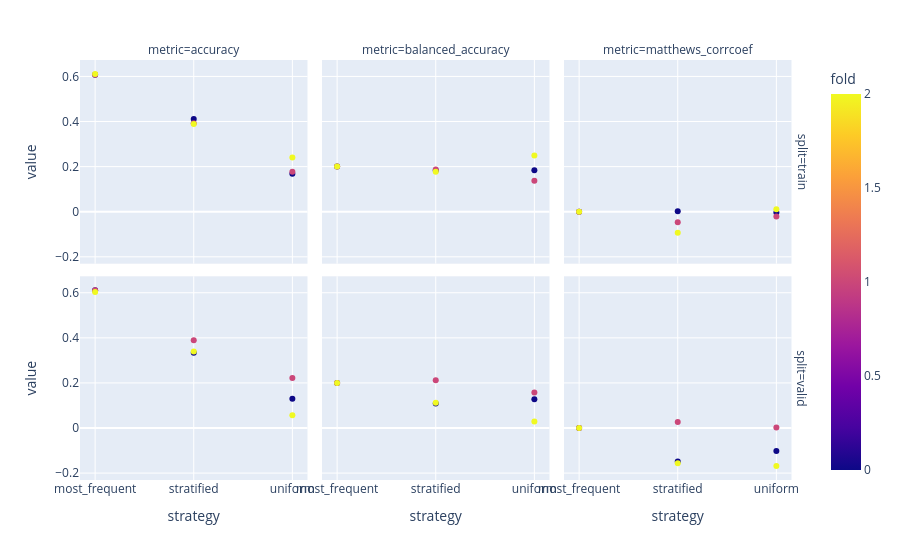

Write notebook code for a chart like this one.
### Markdown cell above
Graphically display scores.

### Code cell
import plotly.express as px
strategy_scores = strategy_results[strategy_results["metric"] != "confusion_matrix"]
px.scatter(strategy_scores, facet_col="metric", facet_row="split", x="strategy", y="value", color="fold")

### Figure 1 — Plotly figure (JSON) as saved in the notebook; plotly's stock layout.template omitted (floating-point values rounded to 4 significant figures)
{"data": [{"hovertemplate": "split=train<br>metric=accuracy<br>strategy=%{x}<br>value=%{y}<br>fold=%{marker.color}<extra></extra>", "legendgroup": "", "marker": {"color": [0, 1, 2, 0, 1, 2, 0, 1, 2], "coloraxis": "coloraxis", "symbol": "circle"}, "mode": "markers", "name": "", "orientation": "v", "showlegend": false, "type": "scatter", "x": ["most_frequent", "most_frequent", "most_frequent", "stratified", "stratified", "stratified", "uniform", "uniform", "uniform"], "xaxis": "x4", "y": [0.6075, 0.6075, 0.6111, 0.4112, 0.3925, 0.3889, 0.1682, 0.1776, 0.2407], "yaxis": "y4"}, {"hovertemplate": "split=train<br>metric=balanced_accuracy<br>strategy=%{x}<br>value=%{y}<br>fold=%{marker.color}<extra></extra>", "legendgroup": "", "marker": {"color": [0, 1, 2, 0, 1, 2, 0, 1, 2], "coloraxis": "coloraxis", "symbol": "circle"}, "mode": "markers", "name": "", "orientation": "v", "showlegend": false, "type": "scatter", "x": ["most_frequent", "most_frequent", "most_frequent", "stratified", "stratified", "stratified", "uniform", "uniform", "uniform"], "xaxis": "x5", "y": [0.2, 0.2, 0.2, 0.1825, 0.1876, 0.1771, 0.1837, 0.1375, 0.2489], "yaxis": "y5"}, {"hovertemplate": "split=train<br>metric=matthews_corrcoef<br>strategy=%{x}<br>value=%{y}<br>fold=%{marker.color}<extra></extra>", "legendgroup": "", "marker": {"color": [0, 1, 2, 0, 1, 2, 0, 1, 2], "coloraxis": "coloraxis", "symbol": "circle"}, "mode": "markers", "name": "", "orientation": "v", "showlegend": false, "type": "scatter", "x": ["most_frequent", "most_frequent", "most_frequent", "stratified", "stratified", "stratified", "uniform", "uniform", "uniform"], "xaxis": "x6", "y": [0, 0, 0, 0.00149, -0.04623, -0.09336, -0.003883, -0.02141, 0.01136], "yaxis": "y6"}, {"hovertemplate": "split=valid<br>metric=accuracy<br>strategy=%{x}<br>value=%{y}<br>fold=%{marker.color}<extra></extra>", "legendgroup": "", "marker": {"color": [0, 1, 2, 0, 1, 2, 0, 1, 2], "coloraxis": "coloraxis", "symbol": "circle"}, "mode": "markers", "name": "", "orientation": "v", "showlegend": false, "type": "scatter", "x": ["most_frequent", "most_frequent", "most_frequent", "stratified", "stratified", "stratified", "uniform", "uniform", "uniform"], "xaxis": "x", "y": [0.6111, 0.6111, 0.6038, 0.3333, 0.3889, 0.3396, 0.1296, 0.2222, 0.0566], "yaxis": "y"}, {"hovertemplate": "split=valid<br>metric=balanced_accuracy<br>strategy=%{x}<br>value=%{y}<br>fold=%{marker.color}<extra></extra>", "legendgroup": "", "marker": {"color": [0, 1, 2, 0, 1, 2, 0, 1, 2], "coloraxis": "coloraxis", "symbol": "circle"}, "mode": "markers", "name": "", "orientation": "v", "showlegend": false, "type": "scatter", "x": ["most_frequent", "most_frequent", "most_frequent", "stratified", "stratified", "stratified", "uniform", "uniform", "uniform"], "xaxis": "x2", "y": [0.2, 0.2, 0.2, 0.1091, 0.2121, 0.1125, 0.1273, 0.1576, 0.02917], "yaxis": "y2"}, {"hovertemplate": "split=valid<br>metric=matthews_corrcoef<br>strategy=%{x}<br>value=%{y}<br>fold=%{marker.color}<extra></extra>", "legendgroup": "", "marker": {"color": [0, 1, 2, 0, 1, 2, 0, 1, 2], "coloraxis": "coloraxis", "symbol": "circle"}, "mode": "markers", "name": "", "orientation": "v", "showlegend": false, "type": "scatter", "x": ["most_frequent", "most_frequent", "most_frequent", "stratified", "stratified", "stratified", "uniform", "uniform", "uniform"], "xaxis": "x3", "y": [0, 0, 0, -0.1482, 0.02608, -0.1559, -0.1021, 0.00254, -0.1688], "yaxis": "y3"}], "layout": {"annotations": [{"font": {}, "showarrow": false, "text": "metric=accuracy", "x": 0.1567, "xanchor": "center", "xref": "paper", "y": 1, "yanchor": "bottom", "yref": "paper"}, {"font": {}, "showarrow": false, "text": "metric=balanced_accuracy", "x": 0.49, "xanchor": "center", "xref": "paper", "y": 1, "yanchor": "bottom", "yref": "paper"}, {"font": {}, "showarrow": false, "text": "metric=matthews_corrcoef", "x": 0.8233, "xanchor": "center", "xref": "paper", "y": 1, "yanchor": "bottom", "yref": "paper"}, {"font": {}, "showarrow": false, "text": "split=valid", "textangle": 90, "x": 0.98, "xanchor": "left", "xref": "paper", "y": 0.2425, "yanchor": "middle", "yref": "paper"}, {"font": {}, "showarrow": false, "text": "split=train", "textangle": 90, "x": 0.98, "xanchor": "left", "xref": "paper", "y": 0.7575, "yanchor": "middle", "yref": "paper"}], "coloraxis": {"colorbar": {"title": {"text": "fold"}}, "colorscale": [[0, "#0d0887"], [0.1111, "#46039f"], [0.2222, "#7201a8"], [0.3333, "#9c179e"], [0.4444, "#bd3786"], [0.5556, "#d8576b"], [0.6667, "#ed7953"], [0.7778, "#fb9f3a"], [0.8889, "#fdca26"], [1, "#f0f921"]]}, "legend": {"tracegroupgap": 0}, "margin": {"t": 60}, "xaxis": {"anchor": "y", "domain": [0, 0.3133], "title": {"text": "strategy"}}, "xaxis2": {"anchor": "y2", "domain": [0.3333, 0.6467], "matches": "x", "title": {"text": "strategy"}}, "xaxis3": {"anchor": "y3", "domain": [0.6667, 0.98], "matches": "x", "title": {"text": "strategy"}}, "xaxis4": {"anchor": "y4", "domain": [0, 0.3133], "matches": "x", "showticklabels": false}, "xaxis5": {"anchor": "y5", "domain": [0.3333, 0.6467], "matches": "x", "showticklabels": false}, "xaxis6": {"anchor": "y6", "domain": [0.6667, 0.98], "matches": "x", "showticklabels": false}, "yaxis": {"anchor": "x", "domain": [0, 0.485], "title": {"text": "value"}}, "yaxis2": {"anchor": "x2", "domain": [0, 0.485], "matches": "y", "showticklabels": false}, "yaxis3": {"anchor": "x3", "domain": [0, 0.485], "matches": "y", "showticklabels": false}, "yaxis4": {"anchor": "x4", "domain": [0.515, 1], "matches": "y", "title": {"text": "value"}}, "yaxis5": {"anchor": "x5", "domain": [0.515, 1], "matches": "y", "showticklabels": false}, "yaxis6": {"anchor": "x6", "domain": [0.515, 1], "matches": "y", "showticklabels": false}}}
